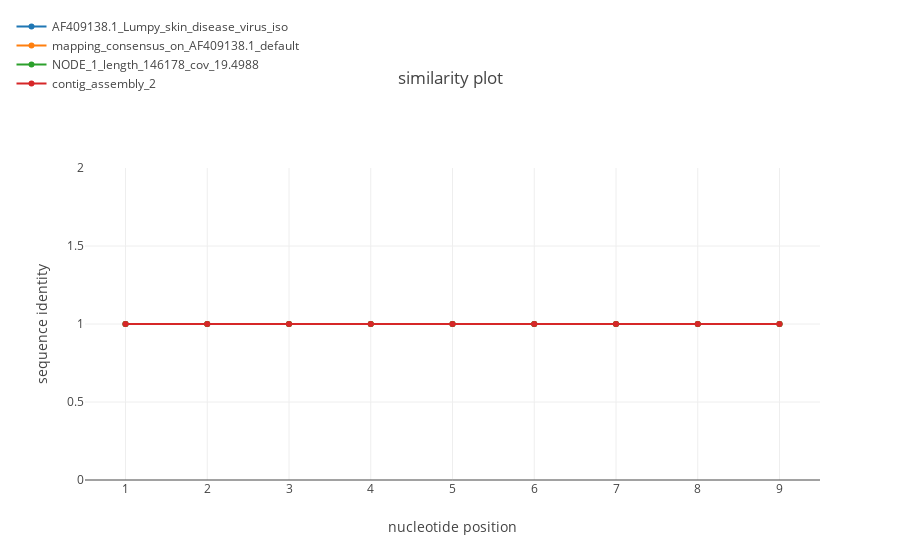

Here is the notebook cell this chart was saved with:
### Code cell
simgen("../for_recan_lsdv.fasta", window=1, shift=1, pot_rec=2, region=(1,10))

### Figure 1 — Plotly figure (JSON) as saved in the notebook; plotly's stock layout.template omitted (floating-point values rounded to 4 significant figures)
{"data": [{"name": "AF409138.1_Lumpy_skin_disease_virus_iso", "type": "scatter", "uid": "579d0e6e-971c-11e8-b8e5-d46a6a82ea71", "x": [1, 2, 3, 4, 5, 6, 7, 8, 9, 10], "y": [1, 1, 1, 1, 1, 1, 1, 1, 1]}, {"name": "mapping_consensus_on_AF409138.1_default", "type": "scatter", "uid": "579d0e6f-971c-11e8-8172-d46a6a82ea71", "x": [1, 2, 3, 4, 5, 6, 7, 8, 9, 10], "y": [1, 1, 1, 1, 1, 1, 1, 1, 1]}, {"name": "NODE_1_length_146178_cov_19.4988", "type": "scatter", "uid": "579d0e70-971c-11e8-894f-d46a6a82ea71", "x": [1, 2, 3, 4, 5, 6, 7, 8, 9, 10], "y": [1, 1, 1, 1, 1, 1, 1, 1, 1]}, {"name": "contig_assembly_2", "type": "scatter", "uid": "579d0e71-971c-11e8-aa78-d46a6a82ea71", "x": [1, 2, 3, 4, 5, 6, 7, 8, 9, 10], "y": [1, 1, 1, 1, 1, 1, 1, 1, 1]}], "layout": {"legend": {"x": -0.1, "y": 1.5}, "title": "similarity plot", "xaxis": {"title": "nucleotide position"}, "yaxis": {"title": "sequence identity"}}}
